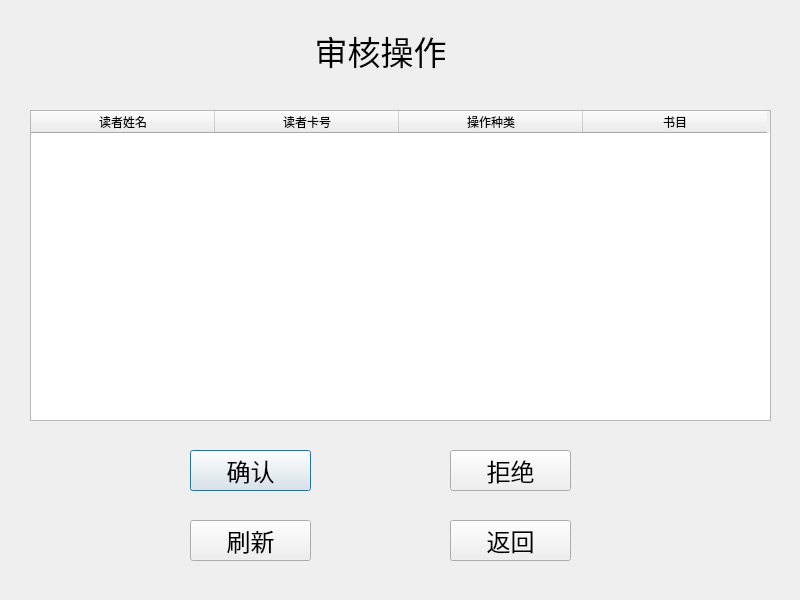
<?xml version="1.0" encoding="UTF-8"?>
<ui version="4.0">
 <class>Confirm</class>
 <widget class="QDialog" name="Confirm">
  <property name="geometry">
   <rect>
    <x>0</x>
    <y>0</y>
    <width>800</width>
    <height>600</height>
   </rect>
  </property>
  <property name="windowTitle">
   <string>Dialog</string>
  </property>
  <widget class="QLabel" name="label">
   <property name="geometry">
    <rect>
     <x>280</x>
     <y>20</y>
     <width>201</width>
     <height>61</height>
    </rect>
   </property>
   <property name="font">
    <font>
     <pointsize>25</pointsize>
    </font>
   </property>
   <property name="text">
    <string>审核操作</string>
   </property>
   <property name="alignment">
    <set>Qt::AlignCenter</set>
   </property>
  </widget>
  <widget class="QTableWidget" name="tableWidget">
   <property name="geometry">
    <rect>
     <x>30</x>
     <y>110</y>
     <width>741</width>
     <height>311</height>
    </rect>
   </property>
   <attribute name="horizontalHeaderDefaultSectionSize">
    <number>184</number>
   </attribute>
   <column>
    <property name="text">
     <string>读者姓名</string>
    </property>
   </column>
   <column>
    <property name="text">
     <string>读者卡号</string>
    </property>
   </column>
   <column>
    <property name="text">
     <string>操作种类</string>
    </property>
   </column>
   <column>
    <property name="text">
     <string>书目</string>
    </property>
   </column>
  </widget>
  <widget class="QPushButton" name="pushButton">
   <property name="geometry">
    <rect>
     <x>190</x>
     <y>450</y>
     <width>121</width>
     <height>41</height>
    </rect>
   </property>
   <property name="font">
    <font>
     <pointsize>18</pointsize>
    </font>
   </property>
   <property name="text">
    <string>确认</string>
   </property>
  </widget>
  <widget class="QPushButton" name="pushButton_2">
   <property name="geometry">
    <rect>
     <x>450</x>
     <y>450</y>
     <width>121</width>
     <height>41</height>
    </rect>
   </property>
   <property name="font">
    <font>
     <pointsize>18</pointsize>
    </font>
   </property>
   <property name="text">
    <string>拒绝</string>
   </property>
  </widget>
  <widget class="QPushButton" name="pushButton_3">
   <property name="geometry">
    <rect>
     <x>190</x>
     <y>520</y>
     <width>121</width>
     <height>41</height>
    </rect>
   </property>
   <property name="font">
    <font>
     <pointsize>18</pointsize>
    </font>
   </property>
   <property name="text">
    <string>刷新</string>
   </property>
  </widget>
  <widget class="QPushButton" name="pushButton_4">
   <property name="geometry">
    <rect>
     <x>450</x>
     <y>520</y>
     <width>121</width>
     <height>41</height>
    </rect>
   </property>
   <property name="font">
    <font>
     <pointsize>18</pointsize>
    </font>
   </property>
   <property name="text">
    <string>返回</string>
   </property>
  </widget>
 </widget>
 <resources/>
 <connections/>
</ui>
